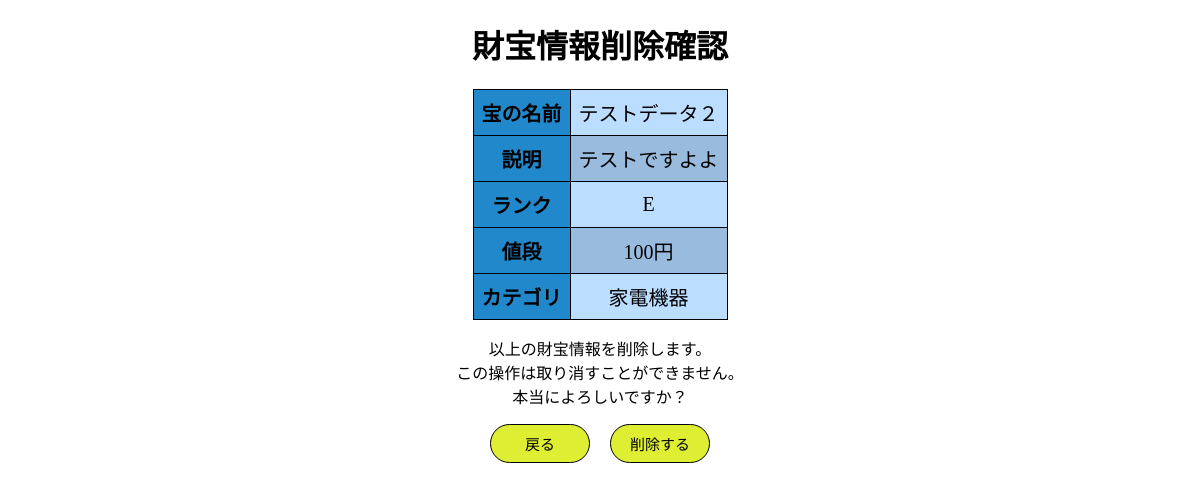
/lineup/delTreasure.php?id=2, run on the app's committed database.
### tables this page shows
CREATE TABLE IF NOT EXISTS Treasures (
    treasure_id    INTEGER       PRIMARY KEY AUTO_INCREMENT,
    treasure_name  VARCHAR(128)  NOT NULL,
    treasure_desc  VARCHAR(128)  NOT NULL,
    treasure_rank  INTEGER       NOT NULL,
    treasure_price DECIMAL(64,0) NOT NULL,
    treasure_ctgr  INTEGER       NOT NULL,
    FOREIGN KEY (treasure_ctgr) REFERENCES Categories (category_id)
);

CREATE TABLE IF NOT EXISTS Categories (
    category_id   INTEGER PRIMARY KEY AUTO_INCREMENT,
    category_name VARCHAR(128)
);

### initial/unitNumberJP.php (called while the page is built, shortened)
<?php
    function unitNumberJP($n, $d) {
        $num = floatval($n);
        if(log10($num) < $d+1 || log10($num) < 4) return number_format($num);
    }
?>

### lineup/delTreasure.php (the view, shortened to what this page needs)
<?php require '../initial/db-connect.php' ?>
<?php require '../initial/unitNumberJP.php' ?>
<?php
    $id = $_GET['id'] ?? null;
    if($id != null)
        $sql = $db -> query("SELECT * FROM Treasures LEFT JOIN Categories
        ON Treasures.treasure_ctgr = Categories.category_id WHERE treasure_id=$id");
    else
        header("Location: index.php?err=1");
    $res = $sql -> fetch(PDO::FETCH_ASSOC);
    $name = $_POST['name'] ?? $res['treasure_name'] ?? null;
    $desc = $_POST['desc'] ?? $res['treasure_desc'] ?? null;
    $price = $_POST['price'] ?? $res['treasure_price'] ?? null;
    $ctgr = $_POST['ctgr'] ?? $res['category_name'] ?? null;
?>
<!DOCTYPE html>
<html lang="en">
    <head>
        <link rel="stylesheet" href="../css/control.css">
    </head>
    <body onload="previewRank()">
        <div class="centering">
            <h1>財宝情報削除確認</h1>
            <form action="delTreasure_process.php?id=<?=$id?>" method="post">
                <table>
                    <tbody>
                        <tr><th>宝の名前</th><td><?=$name?></td></tr>
                        <tr><th>説明</th><td><?=nl2br($desc)?></td></tr>
                        <tr>
                            <th>ランク</th>
                            <td>
                                <span id="previewZone"></span>
                            </td>
                        </tr>
                        <tr><th>値段</th><td><?=unitNumberJP($price, 4)?>円</td></tr>
                        <tr><th>カテゴリ<br></th><td><?=$ctgr?></td>
                        </tr>
                    </tbody>
                </table>
                <p class="warning">
                    以上の財宝情報を削除します。<br>
                    この操作は取り消すことができません。<br>
                    本当によろしいですか？<br>
                </p>
                <button class="go" type="button" onclick="history.back();">戻る</button>&emsp;
                <button class="go">削除する</button>
            </form>
        </div>
    </body>
</html>

### css/control.css (style rules this page uses)
.centering { margin: 0 auto; text-align: center; }
table, th, td { border: 1px solid #000000; border-collapse: collapse; padding: 8px; font-size: 20px; }
table { margin: auto; }
th { background-color: #28c; }
tbody>tr:nth-child(2n) { background-color: #9bd; }
tbody>tr:nth-child(2n+1) { background-color: #bdf; }
.go { font-size: 15px; padding: 8px; border: 1px solid black; border-radius: 20px; width: 100px; color: inherit; cursor: pointer; background: #de3; transition: all 0.1s; }

### data on the page
treasures: treasure_name "テストデータ２", treasure_desc "テストですよよ", treasure_price "100", treasure_ctgr.category_name "家電機器"
